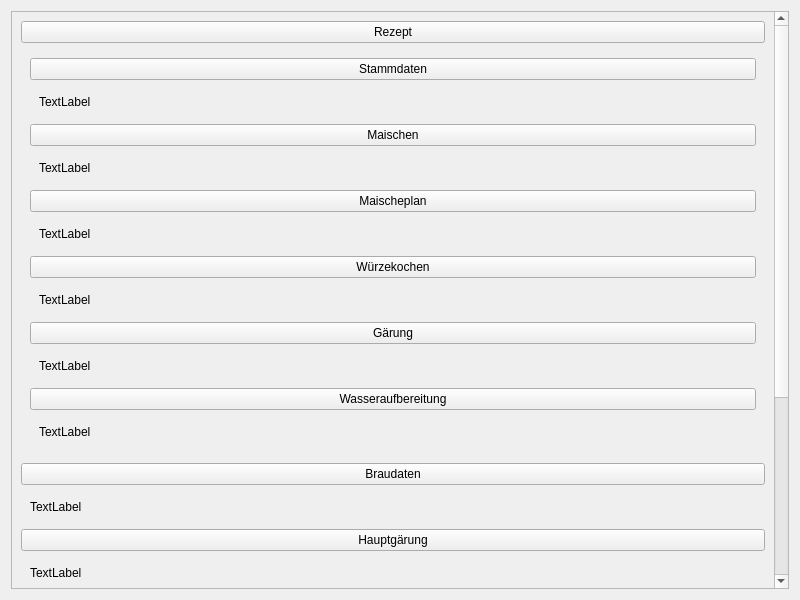
<?xml version="1.0" encoding="UTF-8"?>
<ui version="4.0">
 <class>TabSud</class>
 <widget class="QWidget" name="TabSud">
  <property name="geometry">
   <rect>
    <x>0</x>
    <y>0</y>
    <width>800</width>
    <height>600</height>
   </rect>
  </property>
  <layout class="QVBoxLayout" name="verticalLayout">
   <item>
    <widget class="QScrollArea" name="scrollAreaSud">
     <property name="sizeAdjustPolicy">
      <enum>QAbstractScrollArea::AdjustToContents</enum>
     </property>
     <property name="widgetResizable">
      <bool>true</bool>
     </property>
     <widget class="QWidget" name="scrollAreaSudWidgetContents">
      <property name="geometry">
       <rect>
        <x>0</x>
        <y>0</y>
        <width>776</width>
        <height>646</height>
       </rect>
      </property>
      <layout class="QVBoxLayout" name="verticalLayout_2">
       <item>
        <widget class="ExpanderPushButton" name="btnExpRezept">
         <property name="text">
          <string>Rezept</string>
         </property>
        </widget>
       </item>
       <item>
        <widget class="QWidget" name="wdgExpRezept" native="true">
         <layout class="QGridLayout" name="gridLayout">
          <item row="7" column="0">
           <widget class="QWidget" name="wdgExpRezeptWuerzekochen" native="true">
            <layout class="QGridLayout" name="gridLayout_14">
             <item row="0" column="0">
              <widget class="QLabel" name="label_14">
               <property name="text">
                <string>TextLabel</string>
               </property>
              </widget>
             </item>
            </layout>
           </widget>
          </item>
          <item row="10" column="0">
           <widget class="ExpanderPushButton" name="btnExpRezeptWasseraufbereitung">
            <property name="text">
             <string>Wasseraufbereitung</string>
            </property>
           </widget>
          </item>
          <item row="4" column="0">
           <widget class="ExpanderPushButton" name="btnExpRezeptMaischeplan">
            <property name="text">
             <string>Maischeplan</string>
            </property>
           </widget>
          </item>
          <item row="5" column="0">
           <widget class="QWidget" name="wdgExpRezeptMaischeplan" native="true">
            <layout class="QGridLayout" name="gridLayout_12">
             <item row="0" column="0">
              <widget class="QLabel" name="label_12">
               <property name="text">
                <string>TextLabel</string>
               </property>
              </widget>
             </item>
            </layout>
           </widget>
          </item>
          <item row="3" column="0">
           <widget class="QWidget" name="wdgExpRezeptMaischen" native="true">
            <layout class="QGridLayout" name="gridLayout_11">
             <item row="0" column="0">
              <widget class="QLabel" name="label_11">
               <property name="text">
                <string>TextLabel</string>
               </property>
              </widget>
             </item>
            </layout>
           </widget>
          </item>
          <item row="9" column="0">
           <widget class="QWidget" name="wdgExpRezeptGaerung" native="true">
            <layout class="QGridLayout" name="gridLayout_16">
             <item row="0" column="0">
              <widget class="QLabel" name="label_16">
               <property name="text">
                <string>TextLabel</string>
               </property>
              </widget>
             </item>
            </layout>
           </widget>
          </item>
          <item row="2" column="0">
           <widget class="ExpanderPushButton" name="btnExpRezeptMaischen">
            <property name="text">
             <string>Maischen</string>
            </property>
           </widget>
          </item>
          <item row="1" column="0">
           <widget class="QWidget" name="wdgExpRezeptStammdaten" native="true">
            <layout class="QGridLayout" name="gridLayout_10">
             <item row="0" column="0">
              <widget class="QLabel" name="label_10">
               <property name="text">
                <string>TextLabel</string>
               </property>
              </widget>
             </item>
            </layout>
           </widget>
          </item>
          <item row="0" column="0">
           <widget class="ExpanderPushButton" name="btnExpRezeptStammdaten">
            <property name="text">
             <string>Stammdaten</string>
            </property>
           </widget>
          </item>
          <item row="6" column="0">
           <widget class="ExpanderPushButton" name="btnExpRezeptWuerzekochen">
            <property name="text">
             <string>Würzekochen</string>
            </property>
           </widget>
          </item>
          <item row="8" column="0">
           <widget class="ExpanderPushButton" name="btnExpRezeptGaerung">
            <property name="text">
             <string>Gärung</string>
            </property>
           </widget>
          </item>
          <item row="11" column="0">
           <widget class="QWidget" name="wdgExpRezeptWasseraufbereitung" native="true">
            <layout class="QGridLayout" name="gridLayout_17">
             <item row="0" column="0">
              <widget class="QLabel" name="label_17">
               <property name="text">
                <string>TextLabel</string>
               </property>
              </widget>
             </item>
            </layout>
           </widget>
          </item>
         </layout>
        </widget>
       </item>
       <item>
        <widget class="ExpanderPushButton" name="btnExpBraudaten">
         <property name="text">
          <string>Braudaten</string>
         </property>
        </widget>
       </item>
       <item>
        <widget class="QWidget" name="wdgExpBraudaten" native="true">
         <layout class="QGridLayout" name="gridLayout_2">
          <item row="0" column="0">
           <widget class="QLabel" name="label_2">
            <property name="text">
             <string>TextLabel</string>
            </property>
           </widget>
          </item>
         </layout>
        </widget>
       </item>
       <item>
        <widget class="ExpanderPushButton" name="btnExpHauptgaerung">
         <property name="text">
          <string>Hauptgärung</string>
         </property>
        </widget>
       </item>
       <item>
        <widget class="QWidget" name="wdgExpHauptgaerung" native="true">
         <layout class="QGridLayout" name="gridLayout_3">
          <item row="0" column="0">
           <widget class="QLabel" name="label_3">
            <property name="text">
             <string>TextLabel</string>
            </property>
           </widget>
          </item>
         </layout>
        </widget>
       </item>
       <item>
        <widget class="ExpanderPushButton" name="btnExpAbfuelldaten">
         <property name="text">
          <string>Abfülldaten</string>
         </property>
        </widget>
       </item>
       <item>
        <widget class="QWidget" name="wdgExpAbfuelldaten" native="true">
         <layout class="QGridLayout" name="gridLayout_4">
          <item row="0" column="0">
           <widget class="QLabel" name="label_4">
            <property name="text">
             <string>TextLabel</string>
            </property>
           </widget>
          </item>
         </layout>
        </widget>
       </item>
       <item>
        <widget class="ExpanderPushButton" name="btnExpNachgaerung">
         <property name="text">
          <string>Nachgärung</string>
         </property>
        </widget>
       </item>
       <item>
        <widget class="QWidget" name="wdgExpNachgaerung" native="true">
         <layout class="QGridLayout" name="gridLayout_7">
          <item row="0" column="0">
           <widget class="QLabel" name="label_7">
            <property name="text">
             <string>TextLabel</string>
            </property>
           </widget>
          </item>
         </layout>
        </widget>
       </item>
       <item>
        <widget class="ExpanderPushButton" name="btnExpTags">
         <property name="text">
          <string>Tags</string>
         </property>
        </widget>
       </item>
       <item>
        <widget class="QWidget" name="wdgExpTags" native="true">
         <layout class="QGridLayout" name="gridLayout_8">
          <item row="0" column="0">
           <widget class="QLabel" name="label_8">
            <property name="text">
             <string>TextLabel</string>
            </property>
           </widget>
          </item>
         </layout>
        </widget>
       </item>
       <item>
        <widget class="ExpanderPushButton" name="btnExpAnhaenge">
         <property name="text">
          <string>Anhänge</string>
         </property>
        </widget>
       </item>
       <item>
        <widget class="QWidget" name="wdgExpAnhaenge" native="true">
         <layout class="QGridLayout" name="gridLayout_9">
          <item row="1" column="0">
           <widget class="QLabel" name="label_9">
            <property name="text">
             <string>TextLabel</string>
            </property>
           </widget>
          </item>
         </layout>
        </widget>
       </item>
       <item>
        <spacer name="verticalSpacer">
         <property name="orientation">
          <enum>Qt::Vertical</enum>
         </property>
         <property name="sizeHint" stdset="0">
          <size>
           <width>20</width>
           <height>40</height>
          </size>
         </property>
        </spacer>
       </item>
      </layout>
     </widget>
    </widget>
   </item>
  </layout>
 </widget>
 <customwidgets>
  <customwidget>
   <class>ExpanderPushButton</class>
   <extends>QPushButton</extends>
   <header>widgets/expanderpushbutton.h</header>
  </customwidget>
 </customwidgets>
 <resources/>
 <connections/>
</ui>
